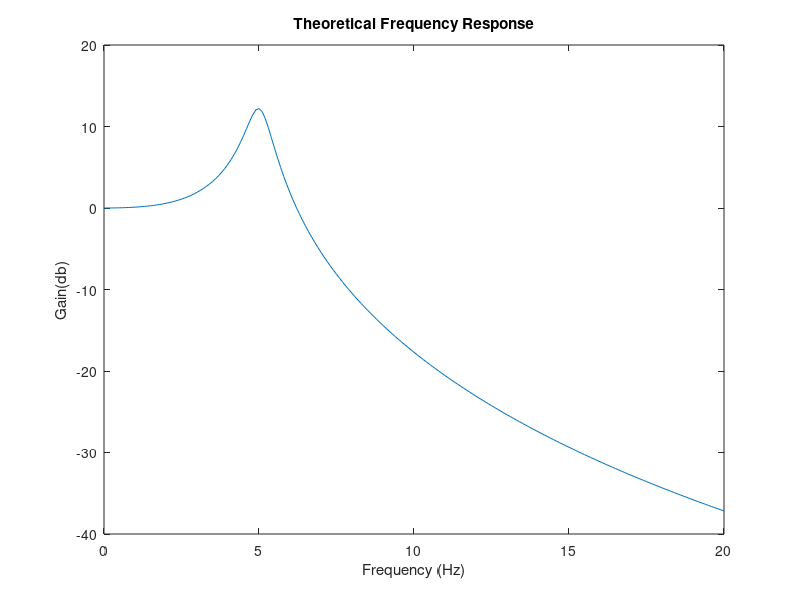

Write the MATLAB code that produced this figure.
% Plot theoretical freq. resp of Bulb Board
f = (0:0.1:20);
D = [0.038 1.19 43 1000];       % specify denominator coeffients
s = 1i*2*pi*f;                  % s = jw
G = 1000./abs(polyval(D,s));    % calculate polynomial G(s)
Gdb = 20*log10(G);              % gain in dB
figure;
plot(f, Gdb);
xlabel('Frequency (Hz)');
ylabel('Gain(db)');
title('Theoretical Frequency Response');